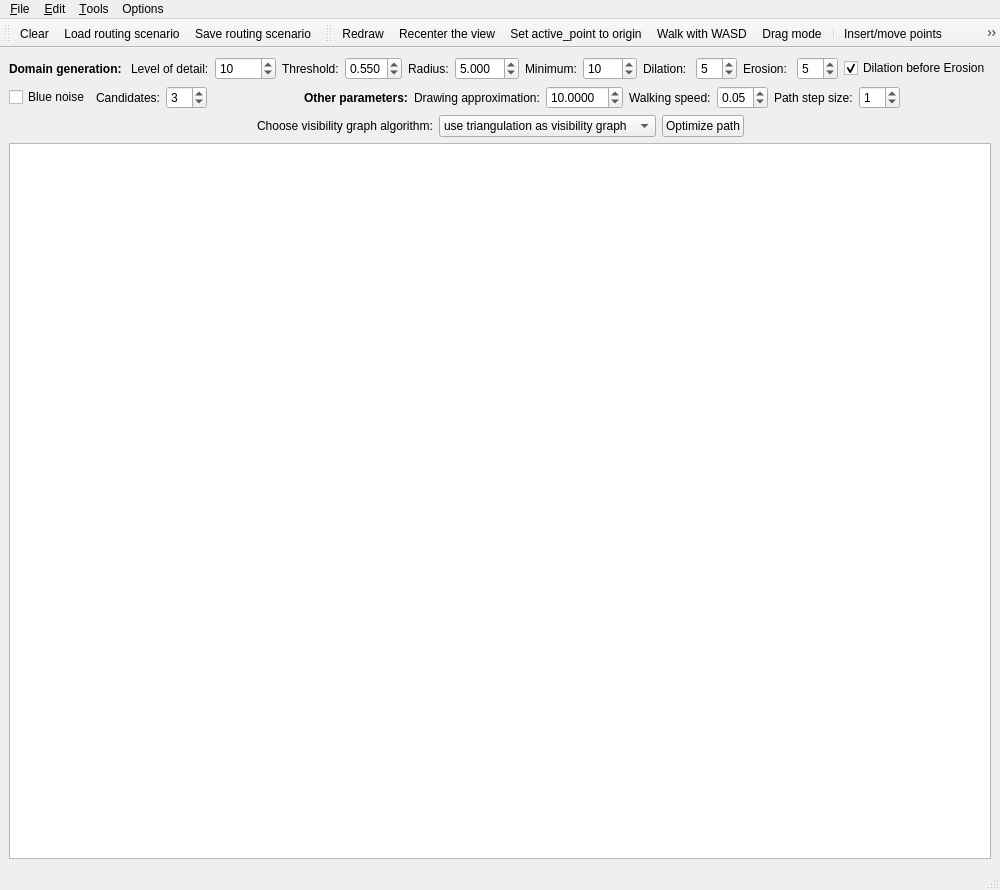
<?xml version="1.0" encoding="UTF-8"?>
<ui version="4.0">
 <author>GeometryFactory</author>
 <class>Routing_on_the_hyperbolic_plane</class>
 <widget class="QMainWindow" name="Routing_on_the_hyperbolic_plane">
  <property name="geometry">
   <rect>
    <x>0</x>
    <y>0</y>
    <width>905</width>
    <height>890</height>
   </rect>
  </property>
  <property name="windowTitle">
   <string>Routing on the hyperbolic plane</string>
  </property>
  <property name="windowIcon">
   <iconset>
    <normaloff>:/cgal/logos/cgal_icon</normaloff>:/cgal/logos/cgal_icon</iconset>
  </property>
  <widget class="QWidget" name="centralwidget">
   <layout class="QGridLayout">
    <item row="0" column="0">
     <layout class="QHBoxLayout" name="horizontalLayout_3">
      <property name="sizeConstraint">
       <enum>QLayout::SetDefaultConstraint</enum>
      </property>
      <item>
       <widget class="QLabel" name="label">
        <property name="font">
         <font>
          <weight>75</weight>
          <bold>true</bold>
         </font>
        </property>
        <property name="text">
         <string>Domain generation: </string>
        </property>
       </widget>
      </item>
      <item>
       <widget class="QLabel" name="label_4">
        <property name="text">
         <string>Level of detail:</string>
        </property>
       </widget>
      </item>
      <item>
       <widget class="QSpinBox" name="numberPointsSpinBox">
        <property name="sizePolicy">
         <sizepolicy hsizetype="Fixed" vsizetype="Fixed">
          <horstretch>0</horstretch>
          <verstretch>0</verstretch>
         </sizepolicy>
        </property>
        <property name="minimumSize">
         <size>
          <width>0</width>
          <height>0</height>
         </size>
        </property>
        <property name="statusTip">
         <string>Number of points (in thousands) used in the generation process.</string>
        </property>
        <property name="maximum">
         <number>50000</number>
        </property>
        <property name="value">
         <number>10</number>
        </property>
       </widget>
      </item>
      <item>
       <widget class="QLabel" name="label_3">
        <property name="text">
         <string>Threshold:</string>
        </property>
       </widget>
      </item>
      <item>
       <widget class="QDoubleSpinBox" name="thresholdSpinBox">
        <property name="sizePolicy">
         <sizepolicy hsizetype="Fixed" vsizetype="Fixed">
          <horstretch>0</horstretch>
          <verstretch>0</verstretch>
         </sizepolicy>
        </property>
        <property name="statusTip">
         <string>Map from [-1, 1] to points. A triangle is an obstacle, if it's average is bigger than the threshold.</string>
        </property>
        <property name="decimals">
         <number>3</number>
        </property>
        <property name="minimum">
         <double>0.000000000000000</double>
        </property>
        <property name="maximum">
         <double>3.000000000000000</double>
        </property>
        <property name="singleStep">
         <double>0.010000000000000</double>
        </property>
        <property name="value">
         <double>0.550000000000000</double>
        </property>
       </widget>
      </item>
      <item>
       <widget class="QLabel" name="label_6">
        <property name="text">
         <string>Radius:</string>
        </property>
       </widget>
      </item>
      <item>
       <widget class="QDoubleSpinBox" name="radiusSpinBox">
        <property name="statusTip">
         <string>Obstacle points are located in this disk, centered in the origin. Radius is in hyperbolic units.</string>
        </property>
        <property name="decimals">
         <number>3</number>
        </property>
        <property name="minimum">
         <double>1.000000000000000</double>
        </property>
        <property name="maximum">
         <double>40.000000000000000</double>
        </property>
        <property name="singleStep">
         <double>0.100000000000000</double>
        </property>
        <property name="stepType">
         <enum>QAbstractSpinBox::DefaultStepType</enum>
        </property>
        <property name="value">
         <double>5.000000000000000</double>
        </property>
       </widget>
      </item>
      <item>
       <widget class="QLabel" name="label_11">
        <property name="text">
         <string>Minimum:</string>
        </property>
       </widget>
      </item>
      <item>
       <widget class="QSpinBox" name="minSpinBox">
        <property name="minimum">
         <number>3</number>
        </property>
        <property name="maximum">
         <number>3000</number>
        </property>
        <property name="value">
         <number>10</number>
        </property>
       </widget>
      </item>
      <item>
       <widget class="QLabel" name="label_5">
        <property name="text">
         <string>Dilation: </string>
        </property>
       </widget>
      </item>
      <item>
       <widget class="QSpinBox" name="dilationSpinBox">
        <property name="maximum">
         <number>10</number>
        </property>
        <property name="value">
         <number>5</number>
        </property>
       </widget>
      </item>
      <item>
       <widget class="QLabel" name="label_10">
        <property name="text">
         <string>Erosion: </string>
        </property>
       </widget>
      </item>
      <item>
       <widget class="QSpinBox" name="erosionSpinBox">
        <property name="maximum">
         <number>10</number>
        </property>
        <property name="value">
         <number>5</number>
        </property>
       </widget>
      </item>
      <item>
       <widget class="QCheckBox" name="checkBox">
        <property name="statusTip">
         <string>Erosion before dilation. Switches treatments of terrain.</string>
        </property>
        <property name="text">
         <string>Dilation before Erosion</string>
        </property>
        <property name="checked">
         <bool>true</bool>
        </property>
       </widget>
      </item>
      <item>
       <spacer name="horizontalSpacer_2">
        <property name="orientation">
         <enum>Qt::Horizontal</enum>
        </property>
        <property name="sizeHint" stdset="0">
         <size>
          <width>40</width>
          <height>20</height>
         </size>
        </property>
       </spacer>
      </item>
     </layout>
    </item>
    <item row="4" column="0">
     <layout class="QHBoxLayout" name="horizontalLayout_2">
      <item>
       <spacer name="horizontalSpacer_5">
        <property name="orientation">
         <enum>Qt::Horizontal</enum>
        </property>
        <property name="sizeHint" stdset="0">
         <size>
          <width>40</width>
          <height>20</height>
         </size>
        </property>
       </spacer>
      </item>
      <item>
       <widget class="QLabel" name="label_12">
        <property name="text">
         <string>Choose visibility graph algorithm:</string>
        </property>
       </widget>
      </item>
      <item>
       <widget class="QComboBox" name="comboBox">
        <property name="sizePolicy">
         <sizepolicy hsizetype="Preferred" vsizetype="Fixed">
          <horstretch>0</horstretch>
          <verstretch>0</verstretch>
         </sizepolicy>
        </property>
        <item>
         <property name="text">
          <string>use triangulation as visibility graph</string>
         </property>
        </item>
        <item>
         <property name="text">
          <string>all-to-all naive algorithm</string>
         </property>
        </item>
        <item>
         <property name="text">
          <string>triangle expansion algorithm</string>
         </property>
        </item>
       </widget>
      </item>
      <item>
       <widget class="QPushButton" name="pathOptimize">
        <property name="text">
         <string>Optimize path</string>
        </property>
       </widget>
      </item>
      <item>
       <spacer name="horizontalSpacer">
        <property name="orientation">
         <enum>Qt::Horizontal</enum>
        </property>
        <property name="sizeHint" stdset="0">
         <size>
          <width>40</width>
          <height>20</height>
         </size>
        </property>
       </spacer>
      </item>
     </layout>
    </item>
    <item row="5" column="0">
     <widget class="QGraphicsView" name="graphicsView">
      <property name="sizePolicy">
       <sizepolicy hsizetype="Expanding" vsizetype="Expanding">
        <horstretch>0</horstretch>
        <verstretch>0</verstretch>
       </sizepolicy>
      </property>
      <property name="minimumSize">
       <size>
        <width>150</width>
        <height>0</height>
       </size>
      </property>
      <property name="focusPolicy">
       <enum>Qt::StrongFocus</enum>
      </property>
      <property name="verticalScrollBarPolicy">
       <enum>Qt::ScrollBarAlwaysOff</enum>
      </property>
      <property name="horizontalScrollBarPolicy">
       <enum>Qt::ScrollBarAlwaysOff</enum>
      </property>
      <property name="dragMode">
       <enum>QGraphicsView::NoDrag</enum>
      </property>
      <property name="transformationAnchor">
       <enum>QGraphicsView::NoAnchor</enum>
      </property>
     </widget>
    </item>
    <item row="3" column="0">
     <layout class="QHBoxLayout" name="horizontalLayout">
      <property name="sizeConstraint">
       <enum>QLayout::SetDefaultConstraint</enum>
      </property>
      <item>
       <widget class="QCheckBox" name="blueNoise">
        <property name="text">
         <string>Blue noise</string>
        </property>
       </widget>
      </item>
      <item>
       <widget class="QLabel" name="label_13">
        <property name="text">
         <string>Candidates:</string>
        </property>
       </widget>
      </item>
      <item>
       <widget class="QSpinBox" name="candidatesSpinBox">
        <property name="maximum">
         <number>20</number>
        </property>
        <property name="value">
         <number>3</number>
        </property>
       </widget>
      </item>
      <item>
       <spacer name="horizontalSpacer_3">
        <property name="orientation">
         <enum>Qt::Horizontal</enum>
        </property>
        <property name="sizeHint" stdset="0">
         <size>
          <width>40</width>
          <height>20</height>
         </size>
        </property>
       </spacer>
      </item>
      <item>
       <widget class="QLabel" name="label_7">
        <property name="font">
         <font>
          <weight>75</weight>
          <bold>true</bold>
         </font>
        </property>
        <property name="text">
         <string>Other parameters:</string>
        </property>
       </widget>
      </item>
      <item>
       <widget class="QLabel" name="label_8">
        <property name="statusTip">
         <string>Specify the maximal radius of a hyperbolic segment, drawn as a circular arc.</string>
        </property>
        <property name="text">
         <string>Drawing approximation:</string>
        </property>
       </widget>
      </item>
      <item>
       <widget class="QDoubleSpinBox" name="approxSpinBox">
        <property name="decimals">
         <number>4</number>
        </property>
        <property name="maximum">
         <double>150.000000000000000</double>
        </property>
        <property name="singleStep">
         <double>10.000000000000000</double>
        </property>
        <property name="value">
         <double>10.000000000000000</double>
        </property>
       </widget>
      </item>
      <item>
       <widget class="QLabel" name="label_2">
        <property name="text">
         <string>Walking speed:</string>
        </property>
       </widget>
      </item>
      <item>
       <widget class="QDoubleSpinBox" name="speedSpinBox">
        <property name="maximum">
         <double>0.500000000000000</double>
        </property>
        <property name="singleStep">
         <double>0.100000000000000</double>
        </property>
        <property name="value">
         <double>0.050000000000000</double>
        </property>
       </widget>
      </item>
      <item>
       <widget class="QLabel" name="label_9">
        <property name="text">
         <string>Path step size:</string>
        </property>
       </widget>
      </item>
      <item>
       <widget class="QSpinBox" name="pathStepSpinBox">
        <property name="value">
         <number>1</number>
        </property>
       </widget>
      </item>
      <item>
       <spacer name="horizontalSpacer_4">
        <property name="orientation">
         <enum>Qt::Horizontal</enum>
        </property>
        <property name="sizeHint" stdset="0">
         <size>
          <width>40</width>
          <height>20</height>
         </size>
        </property>
       </spacer>
      </item>
     </layout>
    </item>
   </layout>
  </widget>
  <widget class="QStatusBar" name="statusbar"/>
  <widget class="QToolBar" name="fileToolBar">
   <property name="windowTitle">
    <string>File Tools</string>
   </property>
   <attribute name="toolBarArea">
    <enum>TopToolBarArea</enum>
   </attribute>
   <attribute name="toolBarBreak">
    <bool>false</bool>
   </attribute>
   <addaction name="actionClear"/>
   <addaction name="actionLoadRoutingScenario"/>
   <addaction name="actionSaveRoutingScenario"/>
  </widget>
  <widget class="QToolBar" name="toolBar">
   <property name="windowTitle">
    <string>Visualization Tools</string>
   </property>
   <attribute name="toolBarArea">
    <enum>TopToolBarArea</enum>
   </attribute>
   <attribute name="toolBarBreak">
    <bool>false</bool>
   </attribute>
   <addaction name="actionRedraw"/>
   <addaction name="actionRecenter"/>
   <addaction name="actionTranslateToPoint"/>
   <addaction name="actionWalk"/>
   <addaction name="actionDragMode"/>
   <addaction name="separator"/>
   <addaction name="actionInsertPoint"/>
   <addaction name="actionInsertConstraints"/>
   <addaction name="actionSetPointOnObstacle"/>
   <addaction name="separator"/>
   <addaction name="actionShowPointToPointVisibility"/>
   <addaction name="actionShowPointToAllVisibility"/>
   <addaction name="separator"/>
   <addaction name="actionComputeVisibilityGraph"/>
   <addaction name="actionDijkstra"/>
   <addaction name="actionFindPath"/>
   <addaction name="actionWalkPathBackward"/>
   <addaction name="actionWalkPathForward"/>
   <addaction name="separator"/>
   <addaction name="actionGenerateRandomDomain"/>
   <addaction name="separator"/>
  </widget>
  <widget class="QMenuBar" name="menubar">
   <property name="geometry">
    <rect>
     <x>0</x>
     <y>0</y>
     <width>905</width>
     <height>21</height>
    </rect>
   </property>
   <widget class="QMenu" name="menuFile">
    <property name="title">
     <string>&amp;File</string>
    </property>
    <addaction name="separator"/>
    <addaction name="actionClear"/>
    <addaction name="actionLoadRoutingScenario"/>
    <addaction name="actionSaveRoutingScenario"/>
    <addaction name="separator"/>
    <addaction name="actionExportPNG"/>
    <addaction name="actionExportSVG"/>
    <addaction name="separator"/>
    <addaction name="actionQuit"/>
   </widget>
   <widget class="QMenu" name="menuEdit">
    <property name="title">
     <string>&amp;Edit</string>
    </property>
    <addaction name="actionInsertPoint"/>
    <addaction name="actionSetPointOnObstacle"/>
    <addaction name="actionInsertConstraints"/>
    <addaction name="actionInsertRandomPoints"/>
    <addaction name="actionGenerateRandomDomain"/>
   </widget>
   <widget class="QMenu" name="menuTools">
    <property name="title">
     <string>&amp;Tools</string>
    </property>
    <addaction name="actionRecenter"/>
    <addaction name="separator"/>
    <addaction name="actionShowPointToPointVisibility"/>
    <addaction name="actionShowPointToAllVisibility"/>
    <addaction name="separator"/>
    <addaction name="actionTranslateToPoint"/>
    <addaction name="actionWalk"/>
    <addaction name="separator"/>
    <addaction name="actionRedraw"/>
    <addaction name="separator"/>
    <addaction name="actionTestSuite"/>
   </widget>
   <widget class="QMenu" name="menuOptions">
    <property name="title">
     <string>Options</string>
    </property>
    <addaction name="actionShowConstraints"/>
    <addaction name="actionShowTriangulation"/>
    <addaction name="actionShowTriangulationBetween"/>
    <addaction name="actionShowFaces"/>
    <addaction name="actionShowPoints"/>
    <addaction name="actionShowVisibilityGraph"/>
    <addaction name="actionShowDijkstraTree"/>
    <addaction name="actionShowOrigin"/>
    <addaction name="separator"/>
    <addaction name="actionColorUnitDisk"/>
    <addaction name="actionShowUnitCircle"/>
    <addaction name="separator"/>
    <addaction name="actionShowDecomposition"/>
   </widget>
   <addaction name="menuFile"/>
   <addaction name="menuEdit"/>
   <addaction name="menuTools"/>
   <addaction name="menuOptions"/>
  </widget>
  <action name="actionAbout">
   <property name="text">
    <string>&amp;About</string>
   </property>
  </action>
  <action name="actionAboutCGAL">
   <property name="text">
    <string>About &amp;CGAL</string>
   </property>
  </action>
  <action name="actionQuit">
   <property name="text">
    <string>&amp;Quit</string>
   </property>
   <property name="shortcut">
    <string>Ctrl+Q</string>
   </property>
  </action>
  <action name="actionInsertRandomPoints">
   <property name="icon">
    <iconset>
     <normaloff>:/cgal/Actions/icons/insertRandomPoints.png</normaloff>:/cgal/Actions/icons/insertRandomPoints.png</iconset>
   </property>
   <property name="text">
    <string>&amp;Insert random points</string>
   </property>
   <property name="shortcut">
    <string>Ctrl+I</string>
   </property>
  </action>
  <action name="actionInsertPoint">
   <property name="checkable">
    <bool>true</bool>
   </property>
   <property name="checked">
    <bool>false</bool>
   </property>
   <property name="icon">
    <iconset>
     <normaloff>:/cgal/Input/inputPoint.png</normaloff>:/cgal/Input/inputPoint.png</iconset>
   </property>
   <property name="text">
    <string>Insert/move points</string>
   </property>
   <property name="toolTip">
    <string>insert/move points</string>
   </property>
   <property name="statusTip">
    <string>Mouse left/right -&gt; active/destination vertex, Shift + Mouse right -&gt; insert vertex.</string>
   </property>
  </action>
  <action name="actionClear">
   <property name="icon">
    <iconset>
     <normaloff>:/cgal/fileToolbar/fileNew.png</normaloff>:/cgal/fileToolbar/fileNew.png</iconset>
   </property>
   <property name="text">
    <string>&amp;Clear</string>
   </property>
   <property name="shortcut">
    <string>Ctrl+C</string>
   </property>
  </action>
  <action name="actionInsertConstraints">
   <property name="checkable">
    <bool>true</bool>
   </property>
   <property name="checked">
    <bool>false</bool>
   </property>
   <property name="icon">
    <iconset>
     <normaloff>:/cgal/Actions/icons/insertConstraints.png</normaloff>:/cgal/Actions/icons/insertConstraints.png</iconset>
   </property>
   <property name="text">
    <string>Insert polyline constraints</string>
   </property>
   <property name="statusTip">
    <string>Insert non-intersecting borders of obstacles. Mouse left -&gt; new point, Mouse right -&gt; confirm.</string>
   </property>
   <property name="whatsThis">
    <string/>
   </property>
   <property name="shortcut">
    <string>Ctrl+D</string>
   </property>
  </action>
  <action name="actionLoadRoutingScenario">
   <property name="icon">
    <iconset>
     <normaloff>:/cgal/fileToolbar/fileOpen.png</normaloff>:/cgal/fileToolbar/fileOpen.png</iconset>
   </property>
   <property name="text">
    <string>Load routing scenario</string>
   </property>
   <property name="statusTip">
    <string>Load a polygonal domain, see GitHub page for format.</string>
   </property>
   <property name="shortcut">
    <string>Ctrl+L</string>
   </property>
  </action>
  <action name="actionSaveRoutingScenario">
   <property name="icon">
    <iconset>
     <normaloff>:/cgal/fileToolbar/fileSave.png</normaloff>:/cgal/fileToolbar/fileSave.png</iconset>
   </property>
   <property name="text">
    <string>Save routing scenario</string>
   </property>
   <property name="toolTip">
    <string>Save routing scenario</string>
   </property>
   <property name="statusTip">
    <string>Save a polygonal domain, see GitHub page for format.</string>
   </property>
   <property name="shortcut">
    <string>Ctrl+S</string>
   </property>
  </action>
  <action name="actionRecenter">
   <property name="icon">
    <iconset>
     <normaloff>:/cgal/Input/zoom-best-fit</normaloff>:/cgal/Input/zoom-best-fit</iconset>
   </property>
   <property name="text">
    <string>Recenter the view</string>
   </property>
   <property name="shortcut">
    <string>Ctrl+R</string>
   </property>
  </action>
  <action name="actionShowTriangulation">
   <property name="checkable">
    <bool>true</bool>
   </property>
   <property name="enabled">
    <bool>true</bool>
   </property>
   <property name="text">
    <string>Show triangulation</string>
   </property>
   <property name="statusTip">
    <string>Show constrained Delaunay triangulation of polygonal domain.</string>
   </property>
  </action>
  <action name="actionShowFaces">
   <property name="checkable">
    <bool>true</bool>
   </property>
   <property name="text">
    <string>Show obstacle faces</string>
   </property>
   <property name="statusTip">
    <string>Draw interior of polygonal obstacles.</string>
   </property>
  </action>
  <action name="actionShowConstraints">
   <property name="checkable">
    <bool>true</bool>
   </property>
   <property name="text">
    <string>Show obstacle polyline</string>
   </property>
   <property name="statusTip">
    <string>Show borders of obstacles.</string>
   </property>
  </action>
  <action name="actionShowPoints">
   <property name="checkable">
    <bool>true</bool>
   </property>
   <property name="text">
    <string>Show nodes</string>
   </property>
   <property name="statusTip">
    <string>Draw nodes of triangulation.</string>
   </property>
  </action>
  <action name="actionExportPNG">
   <property name="icon">
    <iconset>
     <normaloff>:/cgal/Actions/icons/snapshot.png</normaloff>:/cgal/Actions/icons/snapshot.png</iconset>
   </property>
   <property name="text">
    <string>Export .png</string>
   </property>
  </action>
  <action name="actionDragMode">
   <property name="checkable">
    <bool>true</bool>
   </property>
   <property name="icon">
    <iconset>
     <normaloff>:/cgal/Actions/icons/dragMode.png</normaloff>:/cgal/Actions/icons/dragMode.png</iconset>
   </property>
   <property name="text">
    <string>Drag mode</string>
   </property>
  </action>
  <action name="actionShowPointToPointVisibility">
   <property name="checkable">
    <bool>true</bool>
   </property>
   <property name="icon">
    <iconset>
     <normaloff>:/cgal/Actions/icons/visibilityPointToPoint.png</normaloff>:/cgal/Actions/icons/visibilityPointToPoint.png</iconset>
   </property>
   <property name="text">
    <string>Can p see q?</string>
   </property>
   <property name="statusTip">
    <string>Test visibility of selected nodes.</string>
   </property>
  </action>
  <action name="actionShowVisibilityGraph">
   <property name="checkable">
    <bool>true</bool>
   </property>
   <property name="text">
    <string>Show visibility graph</string>
   </property>
   <property name="statusTip">
    <string/>
   </property>
  </action>
  <action name="actionShowPointToAllVisibility">
   <property name="checkable">
    <bool>true</bool>
   </property>
   <property name="icon">
    <iconset>
     <normaloff>:/cgal/Actions/icons/visibilityPointToAll.png</normaloff>:/cgal/Actions/icons/visibilityPointToAll.png</iconset>
   </property>
   <property name="text">
    <string>What points can p see?</string>
   </property>
   <property name="toolTip">
    <string>what points can p see?</string>
   </property>
   <property name="statusTip">
    <string>Show visible nodes from active node.</string>
   </property>
  </action>
  <action name="actionSetPointOnObstacle">
   <property name="checkable">
    <bool>true</bool>
   </property>
   <property name="icon">
    <iconset>
     <normaloff>:/cgal/Actions/icons/setObstacleOnPoint.png</normaloff>:/cgal/Actions/icons/setObstacleOnPoint.png</iconset>
   </property>
   <property name="text">
    <string>Set point on obstacle</string>
   </property>
   <property name="statusTip">
    <string>Shift to mark triangle, Mouse left/right to select vertex.</string>
   </property>
  </action>
  <action name="actionComputeVisibilityGraph">
   <property name="icon">
    <iconset>
     <normaloff>:/cgal/Actions/icons/computeVisibilityGraph.png</normaloff>:/cgal/Actions/icons/computeVisibilityGraph.png</iconset>
   </property>
   <property name="text">
    <string>Compute visibility graph</string>
   </property>
   <property name="toolTip">
    <string>Compute visibility graph...</string>
   </property>
   <property name="statusTip">
    <string/>
   </property>
  </action>
  <action name="actionDijkstra">
   <property name="icon">
    <iconset>
     <normaloff>:/cgal/Actions/icons/dijkstra.png</normaloff>:/cgal/Actions/icons/dijkstra.png</iconset>
   </property>
   <property name="text">
    <string>Dijkstra</string>
   </property>
   <property name="toolTip">
    <string>Compute Dijkstra...</string>
   </property>
   <property name="statusTip">
    <string/>
   </property>
  </action>
  <action name="actionShowDijkstraTree">
   <property name="checkable">
    <bool>true</bool>
   </property>
   <property name="text">
    <string>Show dijkstra tree</string>
   </property>
  </action>
  <action name="actionFindPath">
   <property name="checkable">
    <bool>true</bool>
   </property>
   <property name="icon">
    <iconset>
     <normaloff>:/cgal/Actions/icons/findPath.png</normaloff>:/cgal/Actions/icons/findPath.png</iconset>
   </property>
   <property name="text">
    <string>Find path</string>
   </property>
   <property name="toolTip">
    <string>Find fastet route between marked points.</string>
   </property>
   <property name="statusTip">
    <string/>
   </property>
  </action>
  <action name="actionColorUnitDisk">
   <property name="checkable">
    <bool>true</bool>
   </property>
   <property name="text">
    <string>Switch color scheme</string>
   </property>
  </action>
  <action name="actionGenerateRandomDomain">
   <property name="icon">
    <iconset>
     <normaloff>:/cgal/Actions/icons/generateDomain.png</normaloff>:/cgal/Actions/icons/generateDomain.png</iconset>
   </property>
   <property name="text">
    <string>Generate random domain</string>
   </property>
  </action>
  <action name="actionTranslateToPoint">
   <property name="icon">
    <iconset>
     <normaloff>:/cgal/Actions/icons/translateToOrigin.png</normaloff>:/cgal/Actions/icons/translateToOrigin.png</iconset>
   </property>
   <property name="text">
    <string>Set active_point to origin</string>
   </property>
   <property name="statusTip">
    <string>Translation of active_point to origin.</string>
   </property>
  </action>
  <action name="actionWalk">
   <property name="checkable">
    <bool>true</bool>
   </property>
   <property name="icon">
    <iconset>
     <normaloff>:/cgal/Actions/icons/walk.png</normaloff>:/cgal/Actions/icons/walk.png</iconset>
   </property>
   <property name="text">
    <string>Walk with WASD</string>
   </property>
  </action>
  <action name="actionShowOrigin">
   <property name="checkable">
    <bool>true</bool>
   </property>
   <property name="text">
    <string>Show origin</string>
   </property>
  </action>
  <action name="actionRedraw">
   <property name="icon">
    <iconset>
     <normaloff>:/cgal/Actions/icons/redraw.png</normaloff>:/cgal/Actions/icons/redraw.png</iconset>
   </property>
   <property name="text">
    <string>Redraw</string>
   </property>
   <property name="statusTip">
    <string>Redraw and apply approximation parameter.</string>
   </property>
  </action>
  <action name="actionWalkPathForward">
   <property name="icon">
    <iconset>
     <normaloff>:/cgal/Actions/icons/walkPathForward.png</normaloff>:/cgal/Actions/icons/walkPathForward.png</iconset>
   </property>
   <property name="text">
    <string>Walk path forward</string>
   </property>
   <property name="statusTip">
    <string>Walk forward step on path.</string>
   </property>
  </action>
  <action name="actionWalkPathBackward">
   <property name="icon">
    <iconset>
     <normaloff>:/cgal/Actions/icons/walkPathBackward.png</normaloff>:/cgal/Actions/icons/walkPathBackward.png</iconset>
   </property>
   <property name="text">
    <string>Walk path backward</string>
   </property>
   <property name="statusTip">
    <string>Walk backward step on path.</string>
   </property>
  </action>
  <action name="actionTestSuite">
   <property name="text">
    <string>Test suite</string>
   </property>
  </action>
  <action name="actionShowDecomposition">
   <property name="checkable">
    <bool>true</bool>
   </property>
   <property name="text">
    <string>Show polygonal chain decomposition</string>
   </property>
  </action>
  <action name="actionShowTriangulationBetween">
   <property name="checkable">
    <bool>true</bool>
   </property>
   <property name="text">
    <string>Show triangulation between obstacles</string>
   </property>
  </action>
  <action name="actionExportSVG">
   <property name="text">
    <string>Export .svg</string>
   </property>
  </action>
  <action name="actionShowUnitCircle">
   <property name="checkable">
    <bool>true</bool>
   </property>
   <property name="checked">
    <bool>true</bool>
   </property>
   <property name="text">
    <string>Show unit circle</string>
   </property>
  </action>
 </widget>
 <resources>
  <include location="resources/Delaunay_triangulation_2.qrc"/>
  <include location="resources/Delaunay_triangulation_2.qrc"/>
  <include location="../../../GraphicsView/demo/icons/Triangulation_2.qrc"/>
  <include location="../../../GraphicsView/demo/icons/Input.qrc"/>
 </resources>
 <connections/>
</ui>
